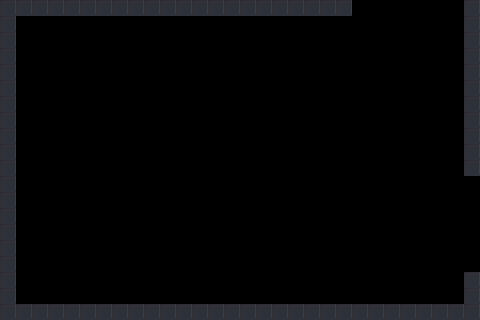

The image is a tile-based game level rendered from a .tmx file. Its description and complete source (layers, tilesets, objects, tile grids) follow:
An orthogonal 30x20 tile map with 16x16 px tiles, 1 tile layer (blocks) and 4 objects (2x 3, 2x 2).

<map version="1.10" tiledversion="1.10.2" orientation="orthogonal" renderorder="right-down" width="30" height="20" tilewidth="16" tileheight="16" infinite="0" nextlayerid="4" nextobjectid="6">
 <tileset firstgid="1" source="../../assets/tilesets/tileset_0.tsx" />
 <layer id="1" name="blocks" width="30" height="20">
  <data encoding="csv">
1,1,1,1,1,1,1,1,1,1,1,1,1,1,1,1,1,1,1,1,1,1,0,0,0,0,0,0,0,1,
1,0,0,0,0,0,0,0,0,0,0,0,0,0,0,0,0,0,0,0,0,0,0,0,0,0,0,0,0,1,
1,0,0,0,0,0,0,0,0,0,0,0,0,0,0,0,0,0,0,0,0,0,0,0,0,0,0,0,0,1,
1,0,0,0,0,0,0,0,0,0,0,0,0,0,0,0,0,0,0,0,0,0,0,0,0,0,0,0,0,1,
1,0,0,0,0,0,0,0,0,0,0,0,0,0,0,0,0,0,0,0,0,0,0,0,0,0,0,0,0,1,
1,0,0,0,0,0,0,0,0,0,0,0,0,0,0,0,0,0,0,0,0,0,0,0,0,0,0,0,0,1,
1,0,0,0,0,0,0,0,0,0,0,0,0,0,0,0,0,0,0,0,0,0,0,0,0,0,0,0,0,1,
1,0,0,0,0,0,0,0,0,0,0,0,0,0,0,0,0,0,0,0,0,0,0,0,0,0,0,0,0,1,
1,0,0,0,0,0,0,0,0,0,0,0,0,0,0,0,0,0,0,0,0,0,0,0,0,0,0,0,0,1,
1,0,0,0,0,0,0,0,0,0,0,0,0,0,0,0,0,0,0,0,0,0,0,0,0,0,0,0,0,1,
1,0,0,0,0,0,0,0,0,0,0,0,0,0,0,0,0,0,0,0,0,0,0,0,0,0,0,0,0,1,
1,0,0,0,0,0,0,0,0,0,0,0,0,0,0,0,0,0,0,0,0,0,0,0,0,0,0,0,0,0,
1,0,0,0,0,0,0,0,0,0,0,0,0,0,0,0,0,0,0,0,0,0,0,0,0,0,0,0,0,0,
1,0,0,0,0,0,0,0,0,0,0,0,0,0,0,0,0,0,0,0,0,0,0,0,0,0,0,0,0,0,
1,0,0,0,0,0,0,0,0,0,0,0,0,0,0,0,0,0,0,0,0,0,0,0,0,0,0,0,0,0,
1,0,0,0,0,0,0,0,0,0,0,0,0,0,0,0,0,0,0,0,0,0,0,0,0,0,0,0,0,0,
1,0,0,0,0,0,0,0,0,0,0,0,0,0,0,0,0,0,0,0,0,0,0,0,0,0,0,0,0,0,
1,0,0,0,0,0,0,0,0,0,0,0,0,0,0,0,0,0,0,0,0,0,0,0,0,0,0,0,0,1,
1,0,0,0,0,0,0,0,0,0,0,0,0,0,0,0,0,0,0,0,0,0,0,0,0,0,0,0,0,1,
1,1,1,1,1,1,1,1,1,1,1,1,1,1,1,1,1,1,1,1,1,1,1,1,1,1,1,1,1,1
</data>
 </layer>
 <objectgroup id="3" name="exits">
  <object id="4" name="3" x="336" y="-64" width="128" height="64" />
  <object id="5" name="2" x="480" y="176" width="80" height="96" />
 </objectgroup>
 <objectgroup id="2" name="entries">
  <object id="1" name="2" x="432" y="240">
   <point />
  </object>
  <object id="2" name="3" x="416" y="64">
   <point />
  </object>
 </objectgroup>
</map>
